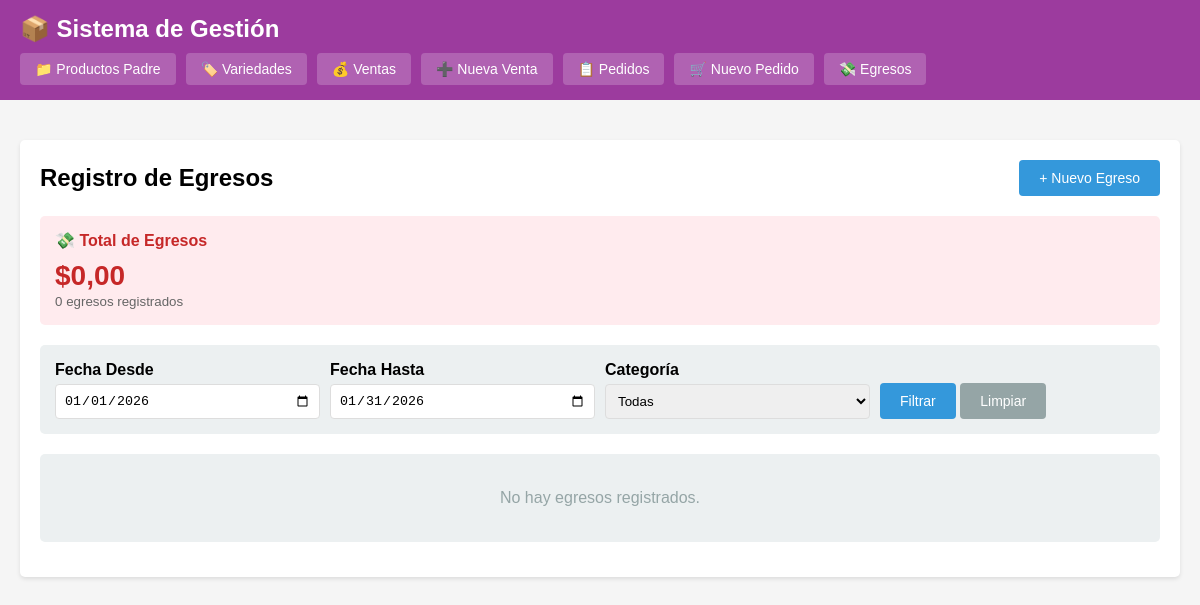
Page /index.php?c=egreso&a=index on the earlier database version.
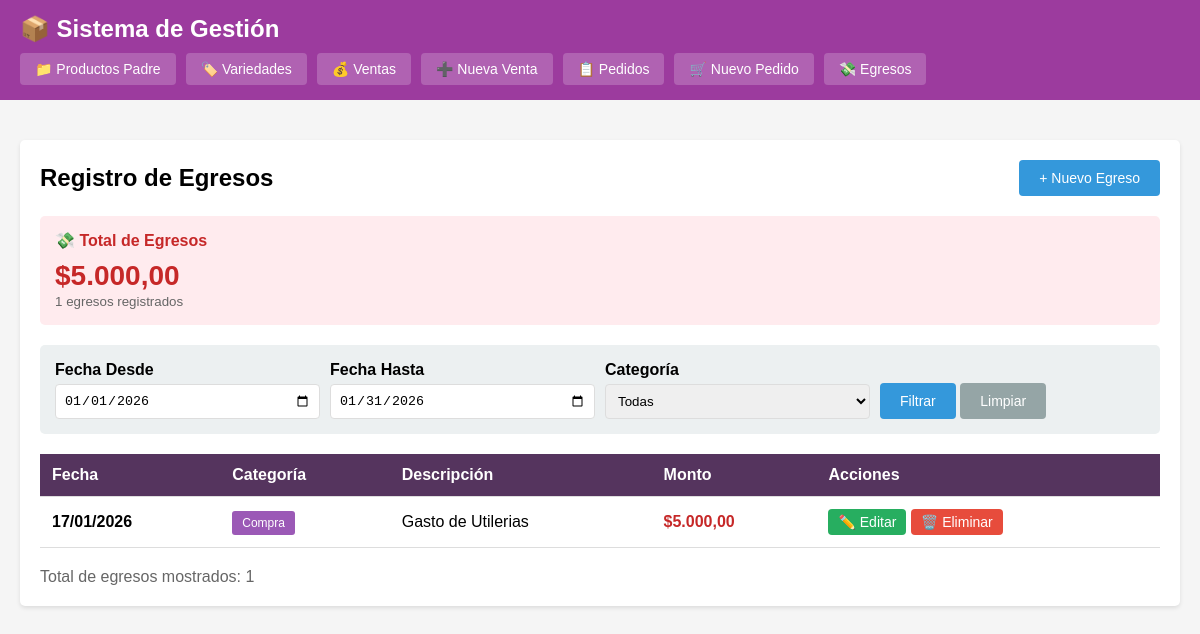
Same page on the later database version.
### tables this page shows
CREATE TABLE egresos (
                id INTEGER PRIMARY KEY AUTOINCREMENT,
                fecha DATE NOT NULL,
                monto DECIMAL(10,2) NOT NULL,
                descripcion TEXT NOT NULL,
                categoria VARCHAR(100),
                fecha_creacion DATETIME DEFAULT CURRENT_TIMESTAMP
            );

### controllers/EgresoController.php (called while the page is built, shortened)
<?php
class EgresoController {
    private $egresoModel;
    public function __construct() {
        $this->egresoModel = new Egreso();
    }
    public function index() {
        $filtros = [];
        if (empty($_GET['fecha_desde']) && empty($_GET['fecha_hasta']) && empty($_GET['categoria'])) {
            $filtros['fecha_desde'] = date('Y-m-01');
            $filtros['fecha_hasta'] = date('Y-m-t');
        }
        $egresos = $this->egresoModel->getAll($filtros);
        $total_egresos = $this->egresoModel->getTotalEgresos($filtros);
        $categorias = $this->egresoModel->getCategorias();
        $this->render('egresos/index', [
            'egresos' => $egresos,
            'total_egresos' => $total_egresos,
            'categorias' => $categorias,
            'filtros' => $filtros
        ]);
    }
    private function render($view, $data = []) {
        extract($data);
        require BASE_PATH . '/views/' . $view . '.php';
        $content = ob_get_clean();
        require BASE_PATH . '/views/layout.php';
    }
}
?>

### config/database.php (called while the page is built, shortened)
<?php
class Database {
    private static $instance = null;
    private $conn;
    private function __construct() {
        try {
            $this->conn = new PDO('sqlite:' . DB_PATH);
            $this->conn->setAttribute(PDO::ATTR_ERRMODE, PDO::ERRMODE_EXCEPTION);
            $this->conn->setAttribute(PDO::ATTR_DEFAULT_FETCH_MODE, PDO::FETCH_ASSOC);
        } catch(PDOException $e) {
            die("Error de conexión: " . $e->getMessage());
        }
    }
    public static function getInstance() {
        if (self::$instance === null) {
            self::$instance = new self();
        }
        return self::$instance;
    }
    public function getConnection() {
        return $this->conn;
    }
}
?>

### models/Egreso.php (called while the page is built, shortened)
<?php
class Egreso {
    private $db;
    public function __construct() {
        $this->db = Database::getInstance()->getConnection();
    }
    public function getAll($filtros = []) {
        $sql = "SELECT * FROM egresos WHERE 1=1";
        $params = [];
        if (!empty($filtros['fecha_desde'])) {
            $sql .= " AND fecha >= ?";
            $params[] = $filtros['fecha_desde'];
        }
        if (!empty($filtros['fecha_hasta'])) {
            $sql .= " AND fecha <= ?";
            $params[] = $filtros['fecha_hasta'];
        }
        $sql .= " ORDER BY fecha DESC, fecha_creacion DESC";
        $stmt = $this->db->prepare($sql);
        $stmt->execute($params);
        return $stmt->fetchAll();
    }
    public function getTotalEgresos($filtros = []) {
        $sql = "SELECT SUM(monto) as total FROM egresos WHERE 1=1";
        $params = [];
        if (!empty($filtros['fecha_desde'])) {
            $sql .= " AND fecha >= ?";
            $params[] = $filtros['fecha_desde'];
        }
        if (!empty($filtros['fecha_hasta'])) {
            $sql .= " AND fecha <= ?";
            $params[] = $filtros['fecha_hasta'];
        }
        $stmt = $this->db->prepare($sql);
        $stmt->execute($params);
        $result = $stmt->fetch();
        return $result['total'] ?? 0;
    }
}
?>

### helpers/FormatHelper.php (called while the page is built, shortened)
<?php
class FormatHelper {
    public static function precio($valor) {
        return '$' . number_format($valor, 2, ',', '.');
    }
}
?>

### views/egresos/index.php (the view, shortened to what this page needs)
<div style="display: flex; justify-content: space-between; align-items: center; margin-bottom: 20px;">
    <h2>Registro de Egresos</h2>
    <a href="index.php?c=egreso&a=crear" class="btn btn-primary">+ Nuevo Egreso</a>
</div>
<div class="card" style="background: #ffebee; margin-bottom: 20px;">
    <h4 style="margin-bottom: 10px; color: #c62828;">💸 Total de Egresos</h4>
    <div style="font-size: 28px; font-weight: bold; color: #c62828;">
        <?= FormatHelper::precio($total_egresos) ?>
    </div>
    <small style="color: #666;"><?= count($egresos) ?> egresos registrados</small>
</div>
<div class="filtros">
    <form method="GET" action="index.php">
        <div class="form-group">
            <label for="fecha_desde">Fecha Desde</label>
            <input type="date" id="fecha_desde" name="fecha_desde" value="<?= $filtros['fecha_desde'] ?? '' ?>">
        </div>
        <div class="form-group">
            <label for="fecha_hasta">Fecha Hasta</label>
            <input type="date" id="fecha_hasta" name="fecha_hasta" value="<?= $filtros['fecha_hasta'] ?? '' ?>">
        </div>
        <div class="form-group">
            <label for="categoria">Categoría</label>
            <select id="categoria" name="categoria">
                <option value="">Todas</option>
            </select>
        </div>
        <div class="form-group">
            <label>&nbsp;</label>
            <button type="submit" class="btn btn-primary">Filtrar</button>
            <a href="index.php?c=egreso&a=index" class="btn btn-secondary">Limpiar</a>
        </div>
    </form>
</div>
<?php if (empty($egresos)): ?>
    <div class="card">
        <p style="text-align: center; color: #95a5a6; padding: 20px;">No hay egresos registrados.</p>
    </div>
<?php else: ?>
    <table>
        <thead>
            <tr>
                <th>Fecha</th>
                <th>Categoría</th>
                <th>Descripción</th>
                <th>Monto</th>
                <th>Acciones</th>
            </tr>
        </thead>
        <tbody>
            <?php foreach ($egresos as $egreso): ?>
                <tr>
                    <td><strong><?= date('d/m/Y', strtotime($egreso['fecha'])) ?></strong></td>
                    <td>
                        <?php if ($egreso['categoria']): ?>
                            <span class="badge" style="background: #9b59b6;">
                                <?= htmlspecialchars($egreso['categoria']) ?>
                            </span>
                        <?php else: ?>
                            <span style="color: #95a5a6;">Sin categoría</span>
                        <?php endif; ?>
                    </td>
                    <td><?= nl2br(htmlspecialchars($egreso['descripcion'])) ?></td>
                    <td><strong style="color: #c62828; font-size: 16px;"><?= FormatHelper::precio($egreso['monto']) ?></strong></td>
                    <td>
                        <a href="index.php?c=egreso&a=editar&id=<?= $egreso['id'] ?>" class="btn btn-success" style="padding: 5px 10px;">✏️ Editar</a>
                        <a href="index.php?c=egreso&a=eliminar&id=<?= $egreso['id'] ?>"
                           class="btn btn-danger"
                           style="padding: 5px 10px;"
                           onclick="return confirm('¿Eliminar este egreso?')">🗑️ Eliminar</a>
                    </td>
                </tr>
            <?php endforeach; ?>
        </tbody>
    </table>
    <div style="margin-top: 20px; color: #666;">
        Total de egresos mostrados: <?= count($egresos) ?>
    </div>
<?php endif; ?>

### index.php (shortened to what this page needs)
<?php
spl_autoload_register(function ($class) {
    $paths = [
        BASE_PATH . '/models/' . $class . '.php',
        BASE_PATH . '/controllers/' . $class . '.php',
        BASE_PATH . '/helpers/' . $class . '.php'
    ];
    foreach ($paths as $path) {
        if (file_exists($path)) {
            return;
        }
    }
});
require_once BASE_PATH . '/config/database.php';
$controller = $_GET['c'] ?? 'variedad';
$action = $_GET['a'] ?? 'index';
$id = $_GET['id'] ?? null;
$controllerName = ucfirst($controller) . 'Controller';
if (class_exists($controllerName)) {
    $controllerInstance = new $controllerName();
    if (method_exists($controllerInstance, $action)) {
        $controllerInstance->$action($id);
    } else {
        header("HTTP/1.0 404 Not Found");
        echo "Acción no encontrada";
    }
} else {
    header("HTTP/1.0 404 Not Found");
    echo "Controlador no encontrado";
}
?>

### views/layout.php (shortened to what this page needs)
<!DOCTYPE html>
<html lang="es">
<head>
</head>
<body>
    <div class="header">
        <div class="container">
            <h1>📦 Sistema de Gestión</h1>
            <div class="nav">
                <a href="index.php?c=productoPadre&a=index">📁 Productos Padre</a>
                <a href="index.php?c=variedad&a=index">🏷️ Variedades</a>
                <a href="index.php?c=venta&a=index">💰 Ventas</a>
                <a href="index.php?c=venta&a=nueva">➕ Nueva Venta</a>
                <a href="index.php?c=pedido&a=index">📋 Pedidos</a>
                <a href="index.php?c=pedido&a=nuevo">🛒 Nuevo Pedido</a>
                <a href="index.php?c=egreso&a=index">💸 Egresos</a>
            </div>
        </div>
    </div>
    <div class="container">
        <div class="content">
            <?= $content ?>
        </div>
    </div>
</body>
</html>

### views/layout.php (style rules this page uses)
* { margin: 0; padding: 0; box-sizing: border-box; }
body { font-family: Arial, sans-serif; background: #f5f5f5; }
.header { background: #9c3b9e; color: white; padding: 15px 0; margin-bottom: 20px; }
.header .container { max-width: 1200px; margin: 0 auto; padding: 0 20px; }
.header h1 { font-size: 24px; margin-bottom: 10px; }
.nav { display: flex; gap: 10px; flex-wrap: wrap; }
.nav a { color: white; text-decoration: none; padding: 8px 15px; background: rgba(255,255,255,0.2); border-radius: 4px; font-size: 14px; }
.container { max-width: 1200px; margin: 0 auto; padding: 20px; }
.content { background: white; padding: 20px; border-radius: 5px; box-shadow: 0 2px 4px rgba(0,0,0,0.1); }
.btn { display: inline-block; padding: 10px 20px; text-decoration: none; border-radius: 4px; cursor: pointer; border: none; font-size: 14px; }
.btn-primary { background: #3498db; color: white; }
.btn-success { background: #27ae60; color: white; }
.btn-danger { background: #e74c3c; color: white; }
.btn-secondary { background: #95a5a6; color: white; }
table { width: 100%; border-collapse: collapse; margin-top: 20px; }
table th, table td { padding: 12px; text-align: left; border-bottom: 1px solid #ddd; }
table th { background: #55345e; color: white; }
.form-group { margin-bottom: 15px; }
.form-group label { display: block; margin-bottom: 5px; font-weight: bold; }
.form-group input, .form-group textarea, .form-group select { width: 100%; padding: 8px; border: 1px solid #ddd; border-radius: 4px; }
.badge { padding: 5px 10px; border-radius: 3px; font-size: 12px; color: white; }
.card { background: #ecf0f1; padding: 15px; border-radius: 5px; margin-bottom: 15px; }
.filtros { background: #ecf0f1; padding: 15px; border-radius: 5px; margin-bottom: 20px; }
.filtros form { display: flex; gap: 10px; flex-wrap: wrap; align-items: flex-end; }
.filtros .form-group { margin-bottom: 0; flex: 1; min-width: 150px; }

Differences in the rows shown:
added egresos: fecha "17/01/2026", categoria "Compra", descripcion "Gasto de Utilerias", monto "$5.000,00"
Other differences:
FormatHelper::precio($total_egresos): "$0,00" → "$5.000,00"
count($egresos): "0" → "1"
count($egresos): (not shown) → "1"
text no longer shown: "No hay egresos registrados."
text now shown: "Fecha Categoría Descripción Monto Acciones Total de egresos mostrados:"
